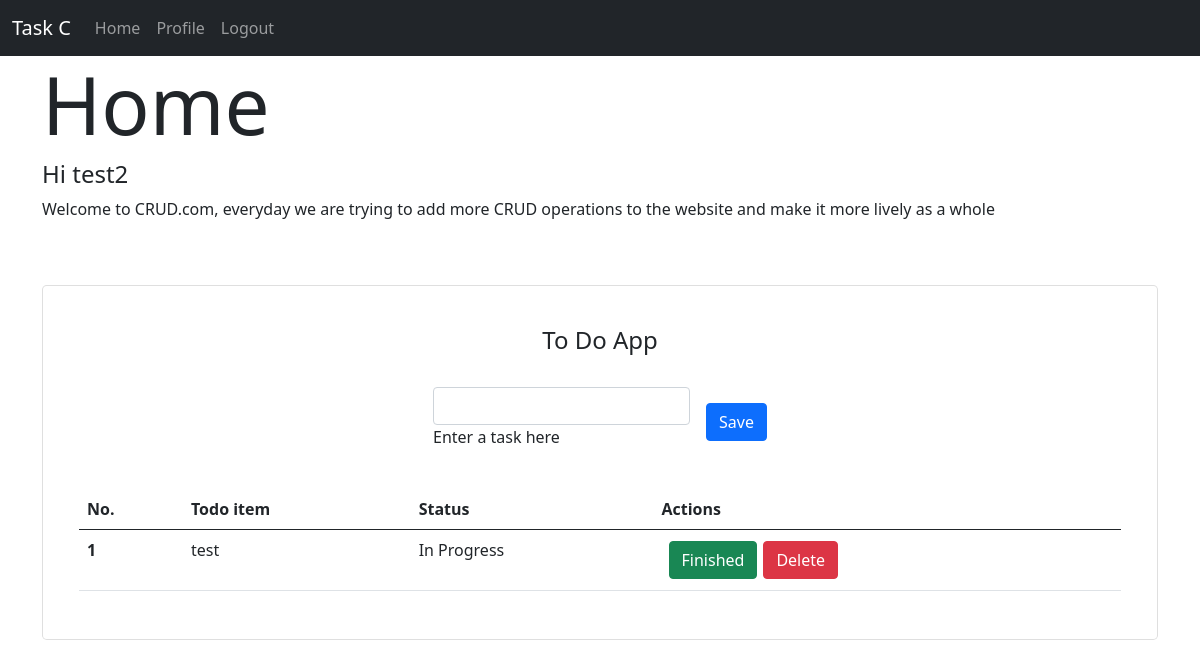
/ (signed in), run on an earlier commit of the app's database.
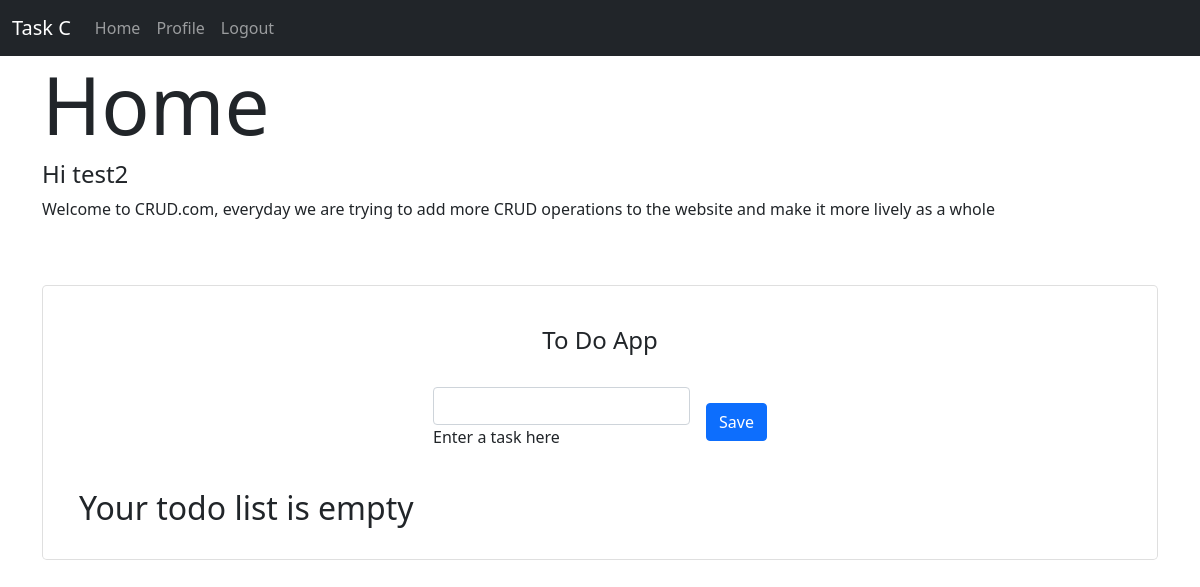
And on a later commit of the database.
### models/todo.py (models this page shows, shortened)
class TodoItems(db.Model):
    id = db.Column(db.Integer, primary_key=True)
    name = db.Column(db.String(100), nullable=False)
    details = db.Column(db.String(1000))
    date = db.Column(db.BigInteger, nullable=False, default=int(time.time()))
    is_complete = db.Column(db.Boolean(), nullable=False, default=False)
    user_id = db.Column(db.Integer)

### views.py (the view)
@app.route('/', methods=["GET"])
def index():
    items = TodoItems.query.all()
    return render_template('index.html', items=items)

### __init__.py (called while the page is built)
def create_app():
    app = Flask(__name__)
    app.config['SECRET_KEY'] = 'my-secret-key'
    app.config['SQLALCHEMY_TRACK_MODIFICATIONS'] = False
    app.config['SQLALCHEMY_DATABASE_URI'] = 'sqlite:///database.db'
    login_manager.login_view = 'login'
    db.init_app(app)
    csrf.init_app(app)
    login_manager.init_app(app)
    @login_manager.user_loader
    def load_user(user_id):
        return User.query.get(int(user_id))
    return app

### templates/index.html (shortened to what this page needs)
{% extends 'base.html' %}
{% macro render_todo(item) %}
<tr>
    <th scope="row">1</th>
    <td>{{ item.name }}</td>
    <td>
        {% if item.is_complete %}
        Completed
        {% else %}
        In Progress
        {% endif %}
    </td>
    <td>
        {% if not item.is_complete %}
        <form style='float: left; padding: 3px;' action="/">
            <button type="submit" class="btn btn-success ms-1" value="{{ item.id }}"
                onclick="req('PUT', {{ item.id }}, '{{ csrf_token() }}')">Finished</button>
        </form>
        {% endif %}
        <form style='float: left; padding: 3px;' action="/">
            <button type="submit" class="btn btn-danger" value="{{ item.id }}"
                onclick="req('DELETE', {{ item.id }}, '{{ csrf_token() }}')">Delete</button>
        </form>
    </td>
</tr>
{% endmacro %}
{% block content %}
<h1 class="display-1">Home</h1>
{% if current_user.is_authenticated %}
<h4>Hi {{current_user.username}}</h4>
<p>Welcome to CRUD.com, everyday we are trying to add more CRUD operations to the website and make it more lively as a
    whole</p>
<div class="container py-5 h-100">
    <div class="row d-flex justify-content-center align-items-center h-100">
        <div class="card rounded-3">
            <div class="card-body p-4">
                <h4 class="text-center my-3 pb-3">To Do App</h4>
                <form class="row row-cols-lg-auto g-3 justify-content-center align-items-center mb-4 pb-2", method="POST" action="/todo">
                    <div class="col-12">
                        <div class="form-outline">
                            <input type="text" id="form1" class="form-control" name="name"/>
                            <label class="form-label" for="form1">Enter a task here</label>
                        </div>
                    </div>
                    <div class="col-12">
                        <button type="submit" class="btn btn-primary">Save</button>
                    </div>
                </form>
                {% if items %}
                <table class="table mb-4">
                    <thead>
                        <tr>
                            <th scope="col">No.</th>
                            <th scope="col">Todo item</th>
                            <th scope="col">Status</th>
                            <th scope="col">Actions</th>
                        </tr>
                    </thead>
                    <tbody>
                        {% for item in items %}
                        {{ render_todo(item) }}
                        {% endfor %}
                    </tbody>
                </table>
            </div>
        </div>
    </div>
</div>
{% else %}
<h2>Your todo list is empty</h2>
{% endif %}
{% else %}
<h1>You are currently not logged in</h1>
<p>Please login to view your todo list</p>
{% endif %}
{% endblock %}

What changed in the data, as far as the page shows it:
removed TodoItems: name "test", is_complete "In Progress"
Also different on the page:
text no longer shown: "No. Todo item Status Actions"
text now shown: "Your todo list is empty"
